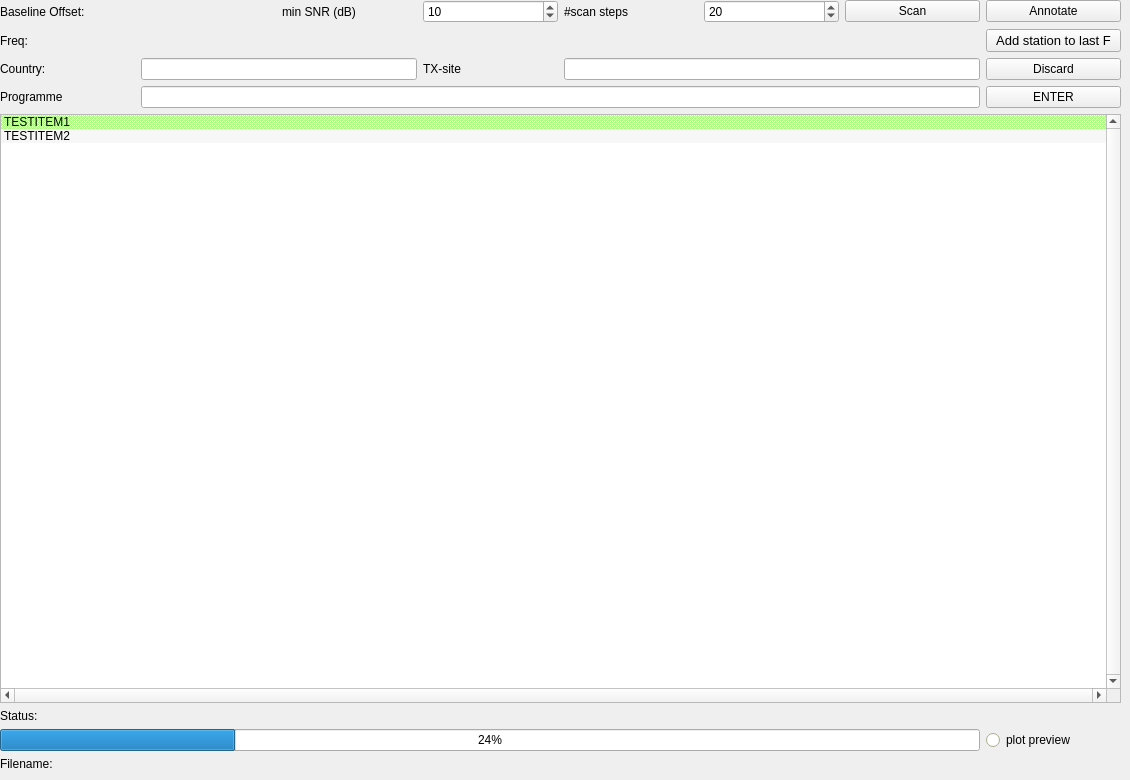
      <widget class="QWidget" name="tab_annotate">
       <attribute name="title">
        <string>Annotate</string>
       </attribute>
       <widget class="QWidget" name="gridLayoutWidget">
        <property name="geometry">
         <rect>
          <x>0</x>
          <y>0</y>
          <width>1121</width>
          <height>771</height>
         </rect>
        </property>
        <layout class="QGridLayout" name="gridLayout_3">
         <item row="5" column="3">
          <widget class="QLabel" name="label_18">
           <property name="text">
            <string>TX-site</string>
           </property>
          </widget>
         </item>
         <item row="11" column="0" colspan="8">
          <widget class="QLabel" name="label">
           <property name="text">
            <string>Status:</string>
           </property>
          </widget>
         </item>
         <item row="10" column="0" colspan="8">
          <widget class="QListWidget" name="Annotate_listWidget">
           <property name="toolTip">
            <string>space for stations list</string>
           </property>
           <property name="verticalScrollBarPolicy">
            <enum>Qt::ScrollBarAlwaysOn</enum>
           </property>
           <property name="horizontalScrollBarPolicy">
            <enum>Qt::ScrollBarAlwaysOn</enum>
           </property>
           <property name="alternatingRowColors">
            <bool>true</bool>
           </property>
           <property name="selectionBehavior">
            <enum>QAbstractItemView::SelectRows</enum>
           </property>
           <property name="movement">
            <enum>QListView::Free</enum>
           </property>
           <item>
            <property name="text">
             <string>TESTITEM1</string>
            </property>
            <property name="background">
             <brush brushstyle="Dense3Pattern">
              <color alpha="255">
               <red>170</red>
               <green>255</green>
               <blue>127</blue>
              </color>
             </brush>
            </property>
            <property name="foreground">
             <brush brushstyle="NoBrush">
              <color alpha="255">
               <red>0</red>
               <green>0</green>
               <blue>50</blue>
              </color>
             </brush>
            </property>
           </item>
           <item>
            <property name="text">
             <string>TESTITEM2</string>
            </property>
           </item>
          </widget>
         </item>
         <item row="13" column="1" colspan="7">
          <widget class="QLabel" name="label_Filename_Annotate">
           <property name="text">
            <string/>
           </property>
          </widget>
         </item>
         <item row="3" column="0">
          <widget class="QLabel" name="label_6">
           <property name="toolTip">
            <string>baseline offset , adjustable in Tan 'Scanner'</string>
           </property>
           <property name="text">
            <string>Baseline Offset: </string>
           </property>
          </widget>
         </item>
         <item row="12" column="7">
          <widget class="QRadioButton" name="radioButton_plotpreview">
           <property name="enabled">
            <bool>true</bool>
           </property>
           <property name="palette">
            <palette>
             <active>
              <colorrole role="Button">
               <brush brushstyle="SolidPattern">
                <color alpha="255">
                 <red>255</red>
                 <green>254</green>
                 <blue>210</blue>
                </color>
               </brush>
              </colorrole>
              <colorrole role="Midlight">
               <brush brushstyle="SolidPattern">
                <color alpha="255">
                 <red>255</red>
                 <green>254</green>
                 <blue>210</blue>
                </color>
               </brush>
              </colorrole>
              <colorrole role="Base">
               <brush brushstyle="SolidPattern">
                <color alpha="255">
                 <red>255</red>
                 <green>255</green>
                 <blue>255</blue>
                </color>
               </brush>
              </colorrole>
              <colorrole role="Window">
               <brush brushstyle="SolidPattern">
                <color alpha="255">
                 <red>255</red>
                 <green>254</green>
                 <blue>210</blue>
                </color>
               </brush>
              </colorrole>
              <colorrole role="AlternateBase">
               <brush brushstyle="SolidPattern">
                <color alpha="255">
                 <red>255</red>
                 <green>254</green>
                 <blue>210</blue>
                </color>
               </brush>
              </colorrole>
             </active>
             <inactive>
              <colorrole role="Button">
               <brush brushstyle="SolidPattern">
                <color alpha="255">
                 <red>240</red>
                 <green>240</green>
                 <blue>240</blue>
                </color>
               </brush>
              </colorrole>
              <colorrole role="Midlight">
               <brush brushstyle="SolidPattern">
                <color alpha="255">
                 <red>227</red>
                 <green>227</green>
                 <blue>227</blue>
                </color>
               </brush>
              </colorrole>
              <colorrole role="Base">
               <brush brushstyle="SolidPattern">
                <color alpha="255">
                 <red>255</red>
                 <green>255</green>
                 <blue>255</blue>
                </color>
               </brush>
              </colorrole>
              <colorrole role="Window">
               <brush brushstyle="SolidPattern">
                <color alpha="255">
                 <red>255</red>
                 <green>254</green>
                 <blue>210</blue>
                </color>
               </brush>
              </colorrole>
              <colorrole role="AlternateBase">
               <brush brushstyle="SolidPattern">
                <color alpha="255">
                 <red>246</red>
                 <green>246</green>
                 <blue>246</blue>
                </color>
               </brush>
              </colorrole>
             </inactive>
             <disabled>
              <colorrole role="Button">
               <brush brushstyle="SolidPattern">
                <color alpha="255">
                 <red>255</red>
                 <green>254</green>
                 <blue>210</blue>
                </color>
               </brush>
              </colorrole>
              <colorrole role="Midlight">
               <brush brushstyle="SolidPattern">
                <color alpha="255">
                 <red>255</red>
                 <green>254</green>
                 <blue>210</blue>
                </color>
               </brush>
              </colorrole>
              <colorrole role="Base">
               <brush brushstyle="SolidPattern">
                <color alpha="255">
                 <red>255</red>
                 <green>254</green>
                 <blue>210</blue>
                </color>
               </brush>
              </colorrole>
              <colorrole role="Window">
               <brush brushstyle="SolidPattern">
                <color alpha="255">
                 <red>255</red>
                 <green>254</green>
                 <blue>210</blue>
                </color>
               </brush>
              </colorrole>
              <colorrole role="AlternateBase">
               <brush brushstyle="SolidPattern">
                <color alpha="255">
                 <red>255</red>
                 <green>254</green>
                 <blue>210</blue>
                </color>
               </brush>
              </colorrole>
             </disabled>
            </palette>
           </property>
           <property name="toolTip">
            <string>allow plotting of spectra during scanning</string>
           </property>
           <property name="text">
            <string>plot preview</string>
           </property>
          </widget>
         </item>
         <item row="12" column="0" colspan="7">
          <widget class="QProgressBar" name="progressBar_2">
           <property name="value">
            <number>24</number>
           </property>
          </widget>
         </item>
         <item row="13" column="0">
          <widget class="QLabel" name="label_11">
           <property name="text">
            <string>Filename:</string>
           </property>
          </widget>
         </item>
         <item row="6" column="0">
          <widget class="QLabel" name="label_17">
           <property name="text">
            <string>Programme</string>
           </property>
          </widget>
         </item>
         <item row="5" column="0">
          <widget class="QLabel" name="label_16">
           <property name="text">
            <string>Country:</string>
           </property>
          </widget>
         </item>
         <item row="6" column="1" colspan="6">
          <widget class="QLineEdit" name="lineEdit">
           <property name="text">
            <string/>
           </property>
          </widget>
         </item>
         <item row="5" column="1" colspan="2">
          <widget class="QLineEdit" name="lineEdit_Country">
           <property name="text">
            <string/>
           </property>
          </widget>
         </item>
         <item row="4" column="0">
          <widget class="QLabel" name="labelFrequency">
           <property name="text">
            <string>Freq:</string>
           </property>
          </widget>
         </item>
         <item row="5" column="4" colspan="3">
          <widget class="QLineEdit" name="lineEdit_TX_Site">
           <property name="text">
            <string/>
           </property>
          </widget>
         </item>
         <item row="3" column="7">
          <widget class="QPushButton" name="pushButtonAnnotate">
           <property name="toolTip">
            <string>assign peaks to candidates of stations</string>
           </property>
           <property name="text">
            <string>Annotate</string>
           </property>
          </widget>
         </item>
         <item row="3" column="6">
          <widget class="QPushButton" name="pushButton_Scan">
           <property name="toolTip">
            <string>Scan record, extract peaks with SNR &gt; min SNR</string>
           </property>
           <property name="text">
            <string>Scan</string>
           </property>
          </widget>
         </item>
         <item row="3" column="5">
          <widget class="QSpinBox" name="spinBoxNumScan">
           <property name="toolTip">
            <string>number of evaluation steps when scanning record for peaks</string>
           </property>
           <property name="keyboardTracking">
            <bool>false</bool>
           </property>
           <property name="value">
            <number>20</number>
           </property>
          </widget>
         </item>
         <item row="3" column="4">
          <widget class="QLabel" name="label_2">
           <property name="toolTip">
            <string>number of evaluation steps when scanning record for peaks</string>
           </property>
           <property name="text">
            <string>#scan steps</string>
           </property>
          </widget>
         </item>
         <item row="3" column="3">
          <widget class="QSpinBox" name="spinBoxminSNR">
           <property name="toolTip">
            <string>minimum SNR for auto-selection of peaks</string>
           </property>
           <property name="keyboardTracking">
            <bool>false</bool>
           </property>
           <property name="minimum">
            <number>0</number>
           </property>
           <property name="maximum">
            <number>100</number>
           </property>
           <property name="singleStep">
            <number>5</number>
           </property>
           <property name="value">
            <number>10</number>
           </property>
          </widget>
         </item>
         <item row="3" column="2">
          <widget class="QLabel" name="label_3">
           <property name="toolTip">
            <string>minimum SNR for auto-selection of peaks</string>
           </property>
           <property name="text">
            <string>min SNR (dB)</string>
           </property>
          </widget>
         </item>
         <item row="6" column="7">
          <widget class="QPushButton" name="pushButtonENTER">
           <property name="toolTip">
            <string>Accept and transfer to annotation yaml</string>
           </property>
           <property name="text">
            <string>ENTER</string>
           </property>
           <property name="shortcut">
            <string>Return</string>
           </property>
          </widget>
         </item>
         <item row="5" column="7">
          <widget class="QPushButton" name="pushButtonDiscard">
           <property name="toolTip">
            <string>ignore current table and proceed to next frequency</string>
           </property>
           <property name="text">
            <string>Discard</string>
           </property>
           <property name="shortcut">
            <string>Alt+Right</string>
           </property>
          </widget>
         </item>
         <item row="4" column="7">
          <widget class="QPushButton" name="annotate_pushButtonBack">
           <property name="font">
            <font>
             <pointsize>10</pointsize>
            </font>
           </property>
           <property name="toolTip">
            <string>Add a station to the last frequency (e.g. interference)</string>
           </property>
           <property name="autoFillBackground">
            <bool>true</bool>
           </property>
           <property name="text">
            <string>Add station to last F</string>
           </property>
           <property name="shortcut">
            <string>Alt+Left</string>
           </property>
          </widget>
         </item>
        </layout>
       </widget>
      </widget>
